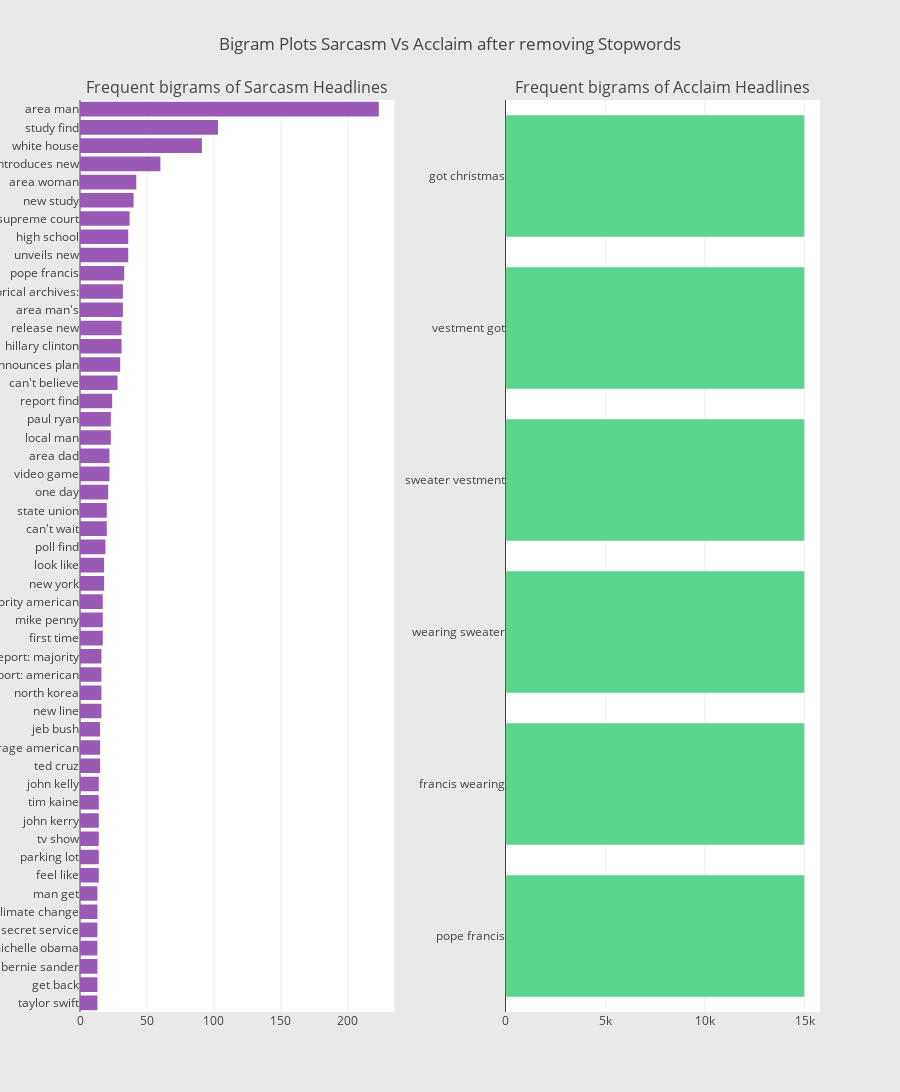

Here is the notebook cell this chart was saved with:
### Code cell
from plotly import tools
sar_wost_lem_df = pd.DataFrame({'sarcasm':sar_wost_lem})
acc_wost_lem_df = pd.DataFrame({'acclaim':acc_wost_lem})

## custom function for ngram generation ##
def generate_ngrams(text, n_gram=1):
    ngrams = zip(*[text[i:] for i in range(n_gram)])
    return [" ".join(ngram) for ngram in ngrams]

## custom function for horizontal bar chart ##
def horizontal_bar_chart(df, color):
    trace = go.Bar(
        y=df["word"].values[::-1],
        x=df["wordcount"].values[::-1],
        showlegend=False,
        orientation = 'h',
        marker=dict(
            color=color,
        ),
    )
    return trace

#Plotting the Bigram plot
from collections import defaultdict
freq_dict = defaultdict(int)
for sent in sar_wost_lem_df["sarcasm"]:
    for word in generate_ngrams(sent,2):
        freq_dict[word] += 1
fd_sorted = pd.DataFrame(sorted(freq_dict.items(), key=lambda x: x[1])[::-1])
fd_sorted.columns = ["word", "wordcount"]
sar_2 = horizontal_bar_chart(fd_sorted.head(50), '#9B59B6')


freq_dict = defaultdict(int)
for sent in acc_wost_lem_df["acclaim"]:
    for word in generate_ngrams(sent,2):
        freq_dict[word] += 1
fd_sorted = pd.DataFrame(sorted(freq_dict.items(), key=lambda x: x[1])[::-1])
fd_sorted.columns = ["word", "wordcount"]
acc_2 = horizontal_bar_chart(fd_sorted.head(50), '#58D68D')

# Creating two subplots
fig = tools.make_subplots(rows=1, cols=2, vertical_spacing=0.04,horizontal_spacing=0.15,
                          subplot_titles=["Frequent bigrams of Sarcasm Headlines", 
                                          "Frequent bigrams of Acclaim Headlines"])
fig.append_trace(sar_2, 1, 1)
fig.append_trace(acc_2, 1, 2)
fig['layout'].update(height=1200, width=900, paper_bgcolor='rgb(233,233,233)', title="Bigram Plots Sarcasm Vs Acclaim after removing Stopwords")
iplot(fig, filename='word-plots')

### Figure 1 — Plotly figure (JSON) as saved in the notebook; plotly's stock layout.template omitted (floating-point values rounded to 4 significant figures)
{"data": [{"marker": {"color": "#9B59B6"}, "orientation": "h", "showlegend": false, "type": "bar", "uid": "43422827-f42e-4e6e-87ea-4505d70f11e0", "x": [13, 13, 13, 13, 13, 13, 13, 14, 14, 14, 14, 14, 14, 15, 15, 15, 16, 16, 16, 16, 17, 17, 17, 18, 18, 19, 20, 20, 21, 22, 22, 23, 23, 24, 28, 30, 31, 31, 32, 32, 33, 36, 36, 37, 40, 42, 60, 91, 103, 223], "xaxis": "x", "y": ["taylor swift", "get back", "bernie sander", "michelle obama", "secret service", "climate change", "man get", "feel like", "parking lot", "tv show", "john kerry", "tim kaine", "john kelly", "ted cruz", "average american", "jeb bush", "new line", "north korea", "report: american", "report: majority", "first time", "mike penny", "majority american", "new york", "look like", "poll find", "can't wait", "state union", "one day", "video game", "area dad", "local man", "paul ryan", "report find", "can't believe", "announces plan", "hillary clinton", "release new", "area man's", "historical archives:", "pope francis", "unveils new", "high school", "supreme court", "new study", "area woman", "introduces new", "white house", "study find", "area man"], "yaxis": "y"}, {"marker": {"color": "#58D68D"}, "orientation": "h", "showlegend": false, "type": "bar", "uid": "1679e657-baa5-4e7d-ab96-82d8042ff8b2", "x": [14985, 14985, 14985, 14985, 14985, 14985], "xaxis": "x2", "y": ["pope francis", "francis wearing", "wearing sweater", "sweater vestment", "vestment got", "got christmas"], "yaxis": "y2"}], "layout": {"annotations": [{"font": {"size": 16}, "showarrow": false, "text": "Frequent bigrams of Sarcasm Headlines", "x": 0.2125, "xanchor": "center", "xref": "paper", "y": 1, "yanchor": "bottom", "yref": "paper"}, {"font": {"size": 16}, "showarrow": false, "text": "Frequent bigrams of Acclaim Headlines", "x": 0.7875, "xanchor": "center", "xref": "paper", "y": 1, "yanchor": "bottom", "yref": "paper"}], "height": 1200, "paper_bgcolor": "rgb(233,233,233)", "title": {"text": "Bigram Plots Sarcasm Vs Acclaim after removing Stopwords"}, "width": 900, "xaxis": {"anchor": "y", "domain": [0, 0.425]}, "xaxis2": {"anchor": "y2", "domain": [0.575, 1]}, "yaxis": {"anchor": "x", "domain": [0, 1]}, "yaxis2": {"anchor": "x2", "domain": [0, 1]}}}
